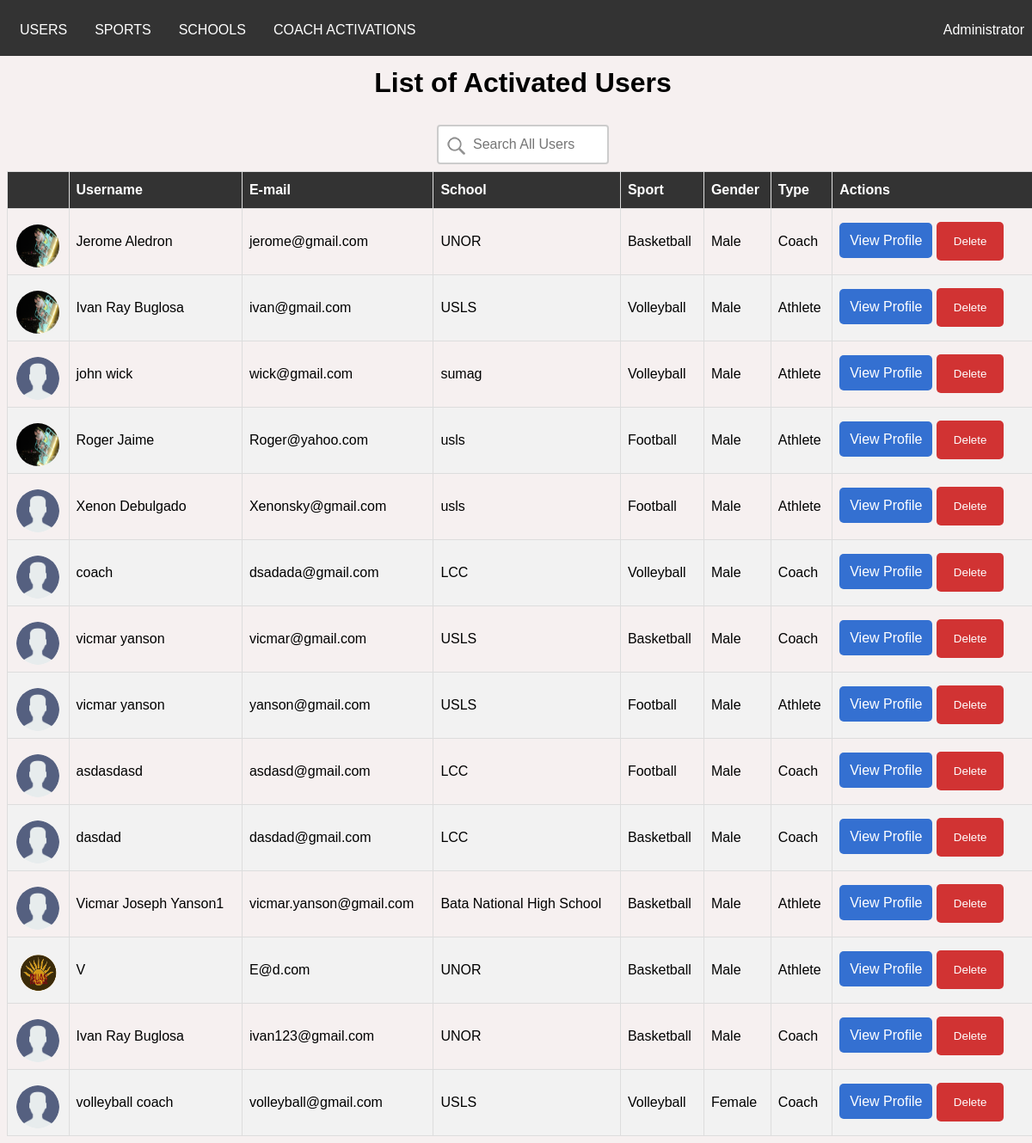
Before: /index.php (signed in) with the older database file.
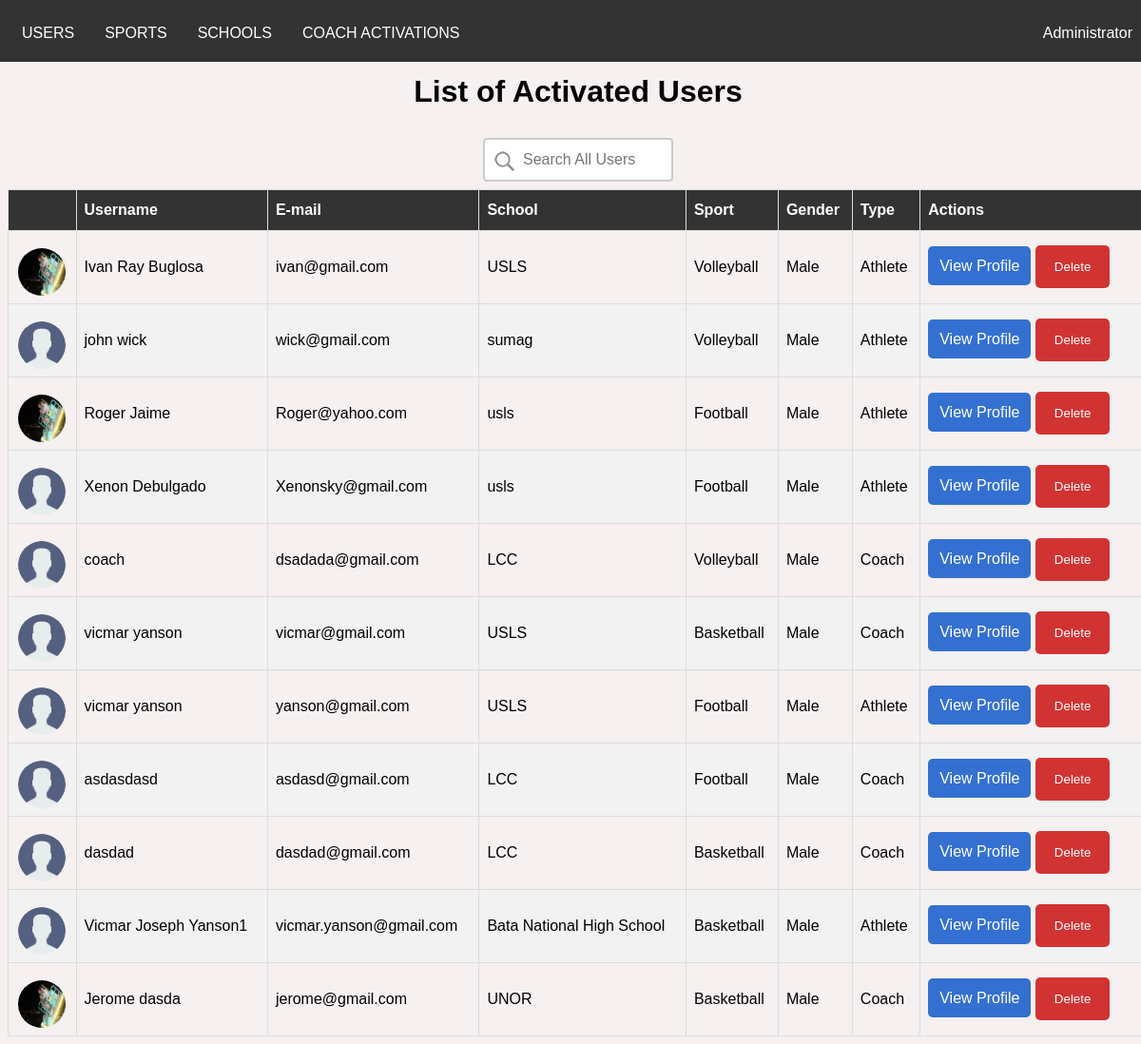
After: the same page with the newer database file.
### tables this page shows
CREATE TABLE `users` (
  `id` int(20) NOT NULL,
  `name` varchar(70) NOT NULL,
  `password` varchar(40) NOT NULL,
  `email` varchar(50) NOT NULL,
  `school` varchar(100) DEFAULT NULL,
  `previous_school` text,
  `contact` varchar(20) DEFAULT NULL,
  `address` varchar(100) DEFAULT NULL,
  `birthdate` date NOT NULL,
  `gender` text NOT NULL,
  `sport` text,
  `position` text,
  `created_at` datetime NOT NULL,
  `updated_at` datetime NOT NULL,
  `type` text NOT NULL,
  `status` text NOT NULL,
  `image` varchar(100) NOT NULL,
  `youtube` varchar(50) NOT NULL
);

### web_db.php (called while the page is built, shortened)
<?php
$dbHost = 'localhost';
$dbName = 'android_db';
$dbUser = 'root';
$dbPass = '';
    try {
        $config = new PDO("mysql:host={$dbHost};dbname={$dbName}",$dbUser,$dbPass);
        $config->setAttribute(PDO::ATTR_ERRMODE,PDO::ERRMODE_EXCEPTION);
    } catch(PDOException $e) {
        echo $e->getMessage();
    }
    include_once('web_config.php');
    $pdo = new Config($config);
?>

### authentication.php (called while the page is built, shortened)
<?php
            $email = $_SESSION['email'];
            $current_user = $pdo->checkEmail($email);
?>

### web_config.php (called while the page is built, shortened)
<?php
    class Config {
        private $db;
        function __construct($config){
            $this->db = $config;
        }
        public function checkEmail($email){
            try{
                $query = $this->db->prepare("SELECT * from users where email=:email");
                $query->bindparam(":email", $email);
                $query->execute();
                return $request = $query->fetch();
            }catch(Exception $e){
                echo $e->getMessage();
                return false;
            }
        }
        public function fetchUsers(){
            try{
                $query = $this->db->prepare("SELECT * FROM users WHERE type!='Admin'");
                $query->execute();
                return $request = $query->fetchAll();
            }catch(Exception $e){
                echo $e->getMessage();
                return false;
            }
        }
    }
?>

### index.php (the view, shortened to what the changed rows need)
<?php
    include_once('web_db.php');
    include_once('authentication.php');
?>
<html>
    <head>
        <link href="styles.css" rel="stylesheet" />
    </head>
    <body>
        <div class="container">
            <?php
                if($current_user['type'] == 'Admin'){?>
                <center>
                <h1>List of Activated Users</h1>
                <?php
                    if(isset($_POST['search']) && $current_user['type'] == 'Admin'){
                        $search = $_POST['search'];
                ?>
                    <table id="users" class="table">
                        <thead>
                            <tr>
                                <th></th>
                                <th>Username</th>
                                <th>E-mail</th>
                                <th>School</th>
                                <th>Sport</th>
                                <th>Gender</th>
                                <th>Type</th>
                                <th>Actions</th>
                            <tr>
                    </thead>
                    <tbody>
                        <?php
                            $searchUsers = $pdo->searchUser($search, strtolower($current_user['sport']));
                            if(is_array($searchUsers) && !empty($searchUsers)){
                                foreach($searchUsers as $searchUser){
                        ?>
                        <tr>
                            <td>
                                <center>
                                    <?php $imageURL = 'uploads/'.$searchUser["image"];?>
                                    <img src="<?php if(empty($searchUser["image"])){ echo 'uploads/default.png';}else{ echo $imageURL;};?>" class="table-image" />
                                </center>
                            </td>
                            <td><?php echo $searchUser['name']; ?></td>
                            <td><?php echo $searchUser['email']; ?></td>
                            <td>
                                <?php if(!empty($searchUser['school'])){
                                    echo $searchUser['school'];
                                }else{
                                    echo $searchUser['previous_school'];
                                } ?></td>
                            <td><?php echo $searchUser['sport']; ?></td>
                            <td><?php echo $searchUser['gender']; ?></td>
                            <td><?php echo $searchUser['type']; ?></td>
                            <td width="20%">
                                <a class="view-profile" href="userProfile.php?id=<?php echo $searchUser['id']?>">View Profile</a>
                                <form method="post" class="delete-form">
                                    <input type="hidden" name="id" value="<?php echo $searchUser['id']?>"/>
                                    <button class="delete-button" type="submit" name="delete">Delete</button>
                                </form>
                            </td>
                        </tr>
                        <?php } }?>
                    </tbody>
                    </table>
                <?php }else{ ?>
                    <table id="users">
                        <thead>
                            <tr>
                                <th></th>
                                <th>Username</th>
                                <th>E-mail</th>
                                <th>School</th>
                                <th>Sport</th>
                                <th>Gender</th>
                                <th>Type</th>
                                <th>Actions</th>
                        </thead>
                        <tbody>
                            <?php
                                $users = $pdo->fetchUsers();
                                if(is_array($users) && !empty($users)){
                                    foreach($users as $user){
                            ?>
                            <tr>
                                <td>
                                    <center>
                                        <?php $imageURL = 'uploads/'.$user["image"];?>
                                        <img src="<?php if(empty($user["image"])){ echo 'uploads/default.png';}else{ echo $imageURL;};?>" class="table-image" />
                                    </center>
                                </td>
                                <td><?php echo $user['name']; ?></td>
                                <td><?php echo $user['email']; ?></td>
                                <td>
                                    <?php if(!empty($user['school'])){
                                        echo $user['school'];
                                    }else{
                                        echo $user['previous_school'];
                                    } ?></td>
                                <td><?php echo $user['sport']; ?></td>
                                <td><?php echo $user['gender']; ?></td>
                                <td><?php echo $user['type']; ?></td>
                                <td width="20%">
                                    <a class="view-profile" href="userProfile.php?id=<?php echo $user['id']?>">View Profile</a>
                                    <form method="post" class="delete-form">
                                        <button class="delete-button" type="submit" name="delete">Delete</button>
                                    </form>
                                </td>
                            </tr>
                            <?php } }?>
                        </tbody>
                    </table>
                <?php } ?>
                </center>
            <?php } ?>
        </div>
    </body>
</html>

Changed rows visible on the page:
removed users: image (picture), name "Jerome Aledron", email "jerome@gmail.com", school "UNOR", sport "Basketball", gender "Male", type "Coach"
removed users: image (picture), name "V", email "E@d.com", school "UNOR", sport "Basketball", gender "Male", type "Athlete"
removed users: name "Ivan Ray Buglosa", email "ivan123@gmail.com", school "UNOR", sport "Basketball", gender "Male", type "Coach"
removed users: name "volleyball coach", email "volleyball@gmail.com", school "USLS", sport "Volleyball", gender "Female", type "Coach"
added users: image (picture), name "Jerome dasda", email "jerome@gmail.com", school "UNOR", sport "Basketball", gender "Male", type "Coach"
